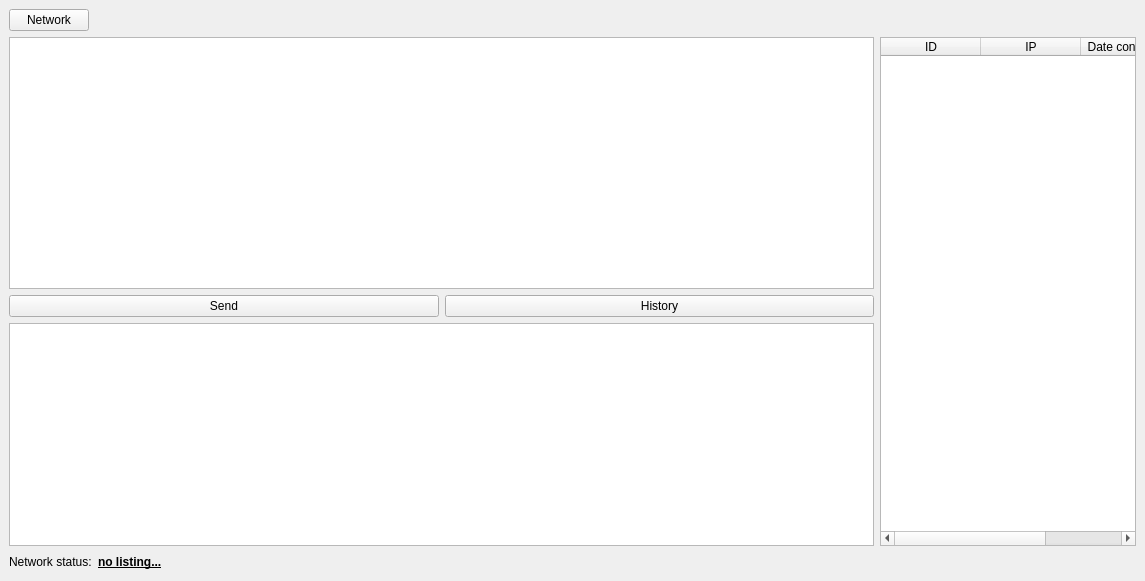
<?xml version="1.0" encoding="UTF-8"?>
<ui version="4.0">
 <class>MainWindow</class>
 <widget class="QMainWindow" name="MainWindow">
  <property name="geometry">
   <rect>
    <x>0</x>
    <y>0</y>
    <width>1145</width>
    <height>581</height>
   </rect>
  </property>
  <property name="minimumSize">
   <size>
    <width>1145</width>
    <height>581</height>
   </size>
  </property>
  <property name="windowTitle">
   <string>MainWindow</string>
  </property>
  <widget class="QWidget" name="centralwidget">
   <layout class="QVBoxLayout" name="verticalLayout_4">
    <item>
     <layout class="QHBoxLayout" name="horizontalLayout_5">
      <item>
       <widget class="QPushButton" name="network">
        <property name="text">
         <string>Network</string>
        </property>
       </widget>
      </item>
      <item>
       <spacer name="horizontalSpacer">
        <property name="orientation">
         <enum>Qt::Horizontal</enum>
        </property>
        <property name="sizeHint" stdset="0">
         <size>
          <width>40</width>
          <height>20</height>
         </size>
        </property>
       </spacer>
      </item>
     </layout>
    </item>
    <item>
     <layout class="QHBoxLayout" name="horizontalLayout_2">
      <item>
       <layout class="QVBoxLayout" name="verticalLayout">
        <item>
         <widget class="QTextBrowser" name="textBrowser">
          <property name="enabled">
           <bool>true</bool>
          </property>
         </widget>
        </item>
        <item>
         <layout class="QVBoxLayout" name="verticalLayout_2">
          <item>
           <layout class="QHBoxLayout" name="horizontalLayout_7">
            <item>
             <widget class="QPushButton" name="send">
              <property name="text">
               <string>Send</string>
              </property>
             </widget>
            </item>
            <item>
             <widget class="QPushButton" name="history">
              <property name="text">
               <string>History</string>
              </property>
             </widget>
            </item>
           </layout>
          </item>
          <item>
           <widget class="QTextEdit" name="textEdit"/>
          </item>
         </layout>
        </item>
       </layout>
      </item>
      <item alignment="Qt::AlignRight">
       <widget class="QTableWidget" name="ClientTable">
        <property name="editTriggers">
         <set>QAbstractItemView::NoEditTriggers</set>
        </property>
        <property name="selectionMode">
         <enum>QAbstractItemView::SingleSelection</enum>
        </property>
        <property name="selectionBehavior">
         <enum>QAbstractItemView::SelectRows</enum>
        </property>
        <column>
         <property name="text">
          <string>ID</string>
         </property>
        </column>
        <column>
         <property name="text">
          <string>IP</string>
         </property>
        </column>
        <column>
         <property name="text">
          <string>Date connection</string>
         </property>
        </column>
       </widget>
      </item>
     </layout>
    </item>
    <item>
     <layout class="QHBoxLayout" name="horizontalLayout_6">
      <item>
       <widget class="QLabel" name="label_3">
        <property name="text">
         <string>Network status:</string>
        </property>
       </widget>
      </item>
      <item>
       <widget class="QLabel" name="networkStatus">
        <property name="font">
         <font>
          <weight>75</weight>
          <bold>true</bold>
          <underline>true</underline>
         </font>
        </property>
        <property name="text">
         <string>no listing...</string>
        </property>
       </widget>
      </item>
      <item>
       <spacer name="horizontalSpacer_2">
        <property name="orientation">
         <enum>Qt::Horizontal</enum>
        </property>
        <property name="sizeHint" stdset="0">
         <size>
          <width>40</width>
          <height>20</height>
         </size>
        </property>
       </spacer>
      </item>
     </layout>
    </item>
   </layout>
  </widget>
 </widget>
 <resources/>
 <connections/>
</ui>
